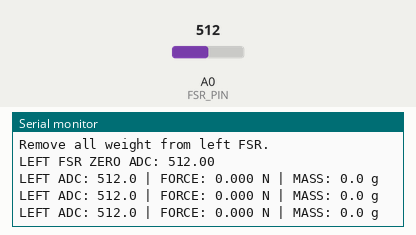
A sketch run on a simulated Arduino Uno, built with avr-gcc and run on an emulated ATmega328P. Parts: the last lines printed to the serial monitor. The inputs (shaded band) are chosen by the test bench; at power-on: A0 (FSR_PIN) = 512.

Above: at 6.2 s.
6.3 s: A0 (FSR_PIN) set to 716
At 6.99 s:
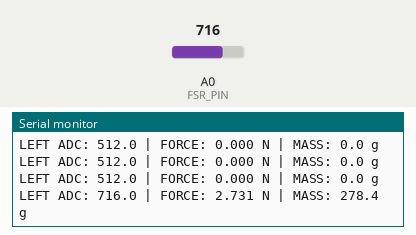
7.8 s: A0 (FSR_PIN) set to 900
At 7.8 s:
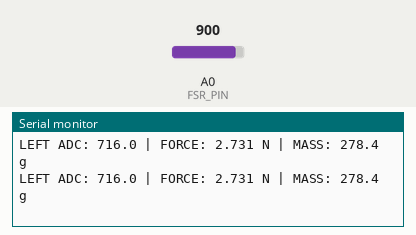
Timing chart, 0 to 10.8 s (numbered marks = the images above; inputs shaded):
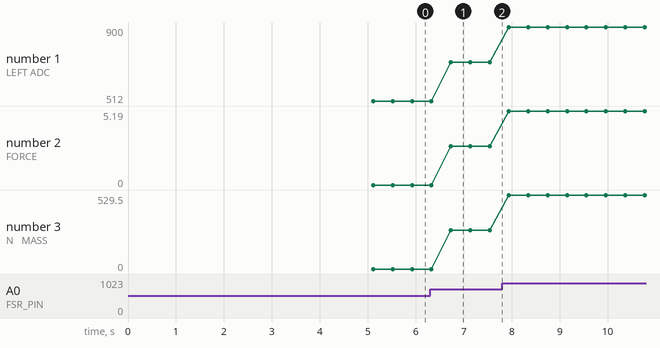

The sketch:

left_foot_fsr_calibration.ino
```cpp
#define FSR_PIN A0

const int NUM_SAMPLES = 20;
const int ZERO_CALIBRATION_SAMPLES = 100;

float CALIBRATION_FACTOR = 4.15; // N/V

const float ADC_REFERENCE_VOLTAGE = 3.3;

float zeroADC = 0.0;

const float ZERO_THRESHOLD_ADC = 8.0;
const float AUTO_ZERO_BAND_ADC = 15.0;
const float AUTO_ZERO_ALPHA = 0.02;

// Read trimmed average ADC
float readAverageADC() {

  int samples[NUM_SAMPLES];

  for (int i = 0; i < NUM_SAMPLES; i++) {
    samples[i] = analogRead(FSR_PIN);
    delay(5);
  }

  // Sort readings
  for (int i = 1; i < NUM_SAMPLES; i++) {
    int key = samples[i];
    int j = i - 1;

    while (j >= 0 && samples[j] > key) {
      samples[j + 1] = samples[j];
      j--;
    }

    samples[j + 1] = key;
  }

  // Remove lowest and highest 25%
  int lo = NUM_SAMPLES / 4;
  int hi = NUM_SAMPLES - NUM_SAMPLES / 4;

  long total = 0;

  for (int i = lo; i < hi; i++) {
    total += samples[i];
  }

  return total / (float)(hi - lo);
}

// Zero calibration
void calibrateFSR() {

  Serial.println("Remove all weight from left FSR.");
  delay(3000);

  long total = 0;

  for (int i = 0; i < ZERO_CALIBRATION_SAMPLES; i++) {
    total += analogRead(FSR_PIN);
    delay(10);
  }

  zeroADC = total / (float)ZERO_CALIBRATION_SAMPLES;

  Serial.print("LEFT FSR ZERO ADC: ");
  Serial.println(zeroADC, 2);
}

void setup() {

  Serial.begin(115200);
  delay(1000);

  Serial.println("LEFT FOOT FSR402");
  Serial.println("ESP8266 CALIBRATION");

  calibrateFSR();
}

void loop() {

  float averageADC = readAverageADC();

  float adjustedADC = averageADC - zeroADC;

  // Automatic zero adjustment
  if (adjustedADC < AUTO_ZERO_BAND_ADC) {

    zeroADC += AUTO_ZERO_ALPHA * (averageADC - zeroADC);

    adjustedADC = averageADC - zeroADC;
  }

  if (adjustedADC < 0) adjustedADC = 0;

  // ESP8266 10-bit ADC conversion
  float voltage = adjustedADC *
                  ADC_REFERENCE_VOLTAGE / 1023.0;

  float forceN = voltage * CALIBRATION_FACTOR;

  if (adjustedADC <= ZERO_THRESHOLD_ADC) {
    forceN = 0.0;
  }

  float massGrams = (forceN / 9.81) * 1000.0;

  Serial.print("LEFT ADC: ");
  Serial.print(averageADC, 1);

  Serial.print(" | FORCE: ");
  Serial.print(forceN, 3);

  Serial.print(" N | MASS: ");
  Serial.print(massGrams, 1);

  Serial.println(" g");

  delay(300);
}
```

Measured:
- after the input at 6.3 s, the serial monitor: prints a new line after 0.43 s (image 1)
- plotted number 1: 512 → 716 after the input at 6.3 s, 716 → 900 after the input at 7.8 s
- plotted number 2: 0 → 2.73 after the input at 6.3 s, 2.73 → 5.19 after the input at 7.8 s
- plotted number 3: 0 → 278.4 after the input at 6.3 s, 278.4 → 529.5 after the input at 7.8 s
